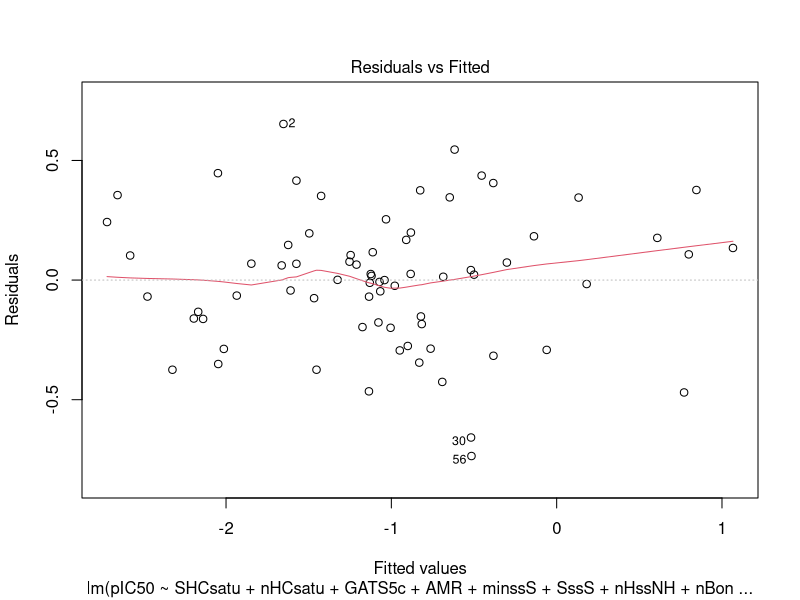
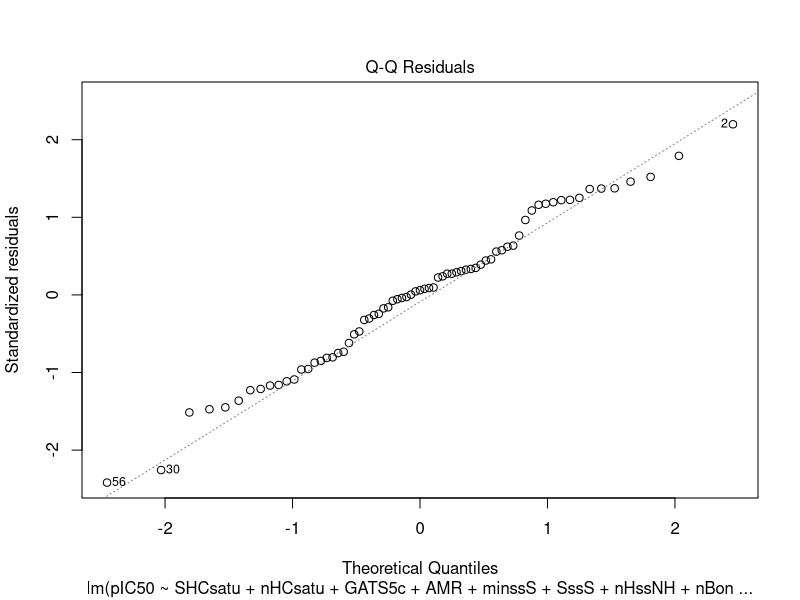
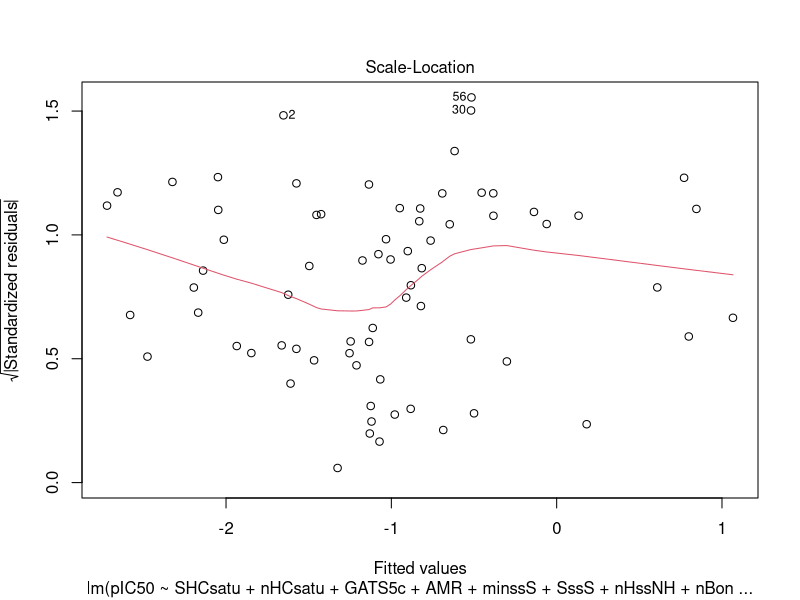
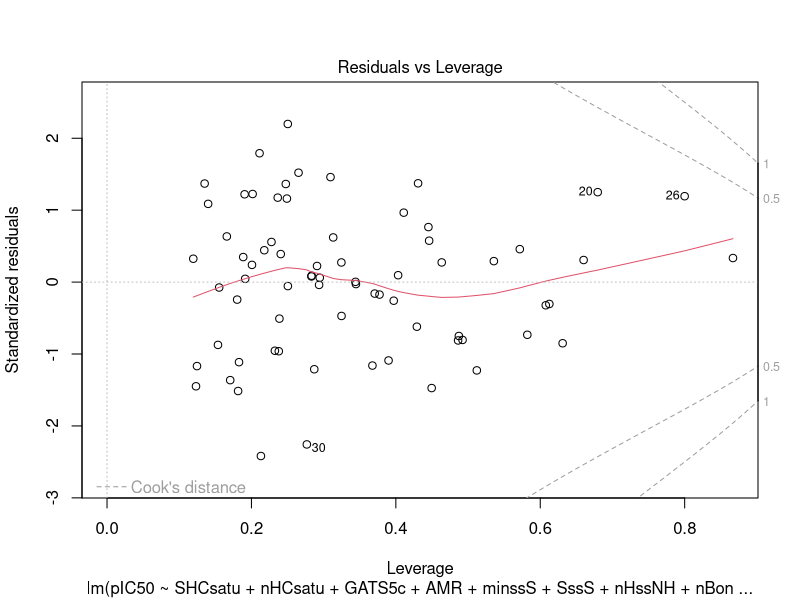
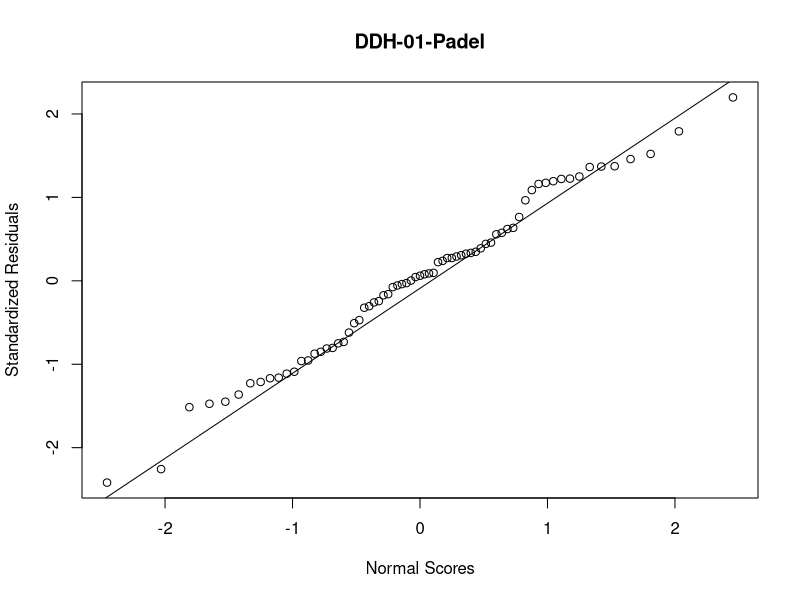
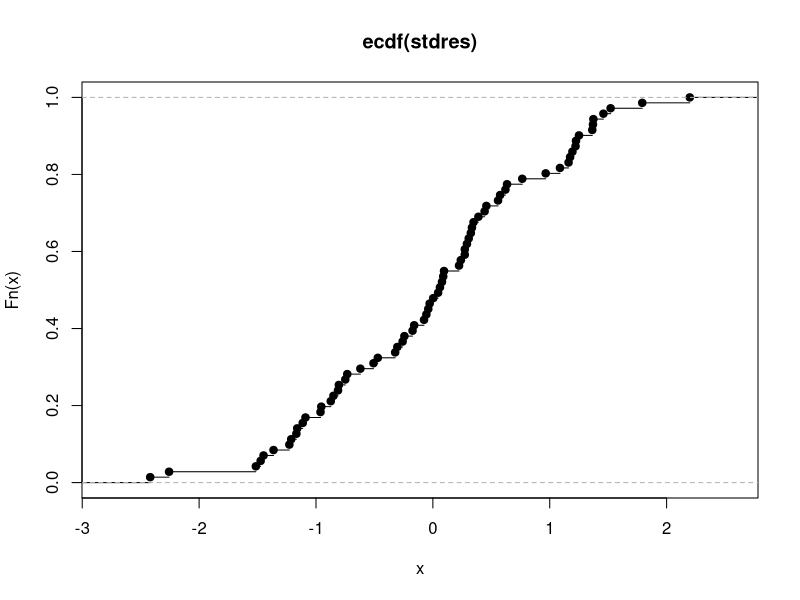
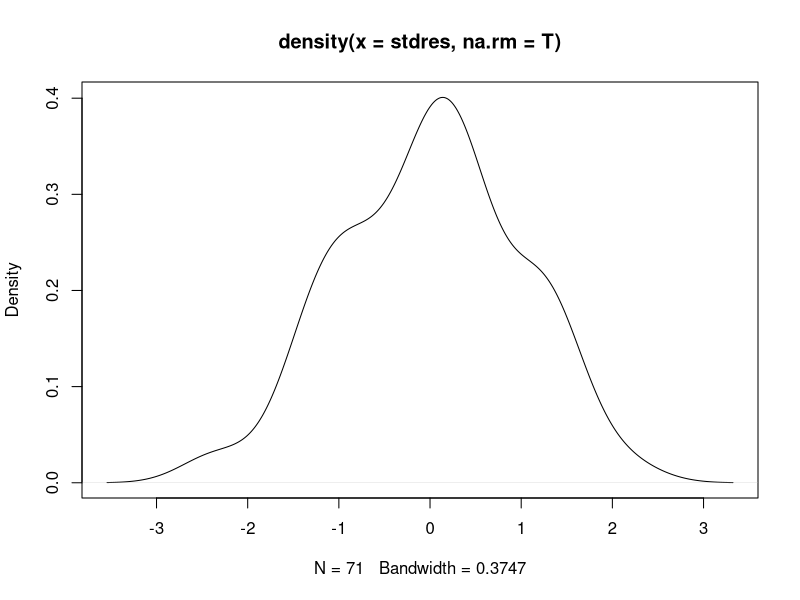

Write the R code that produced these figures, in order. (Note: this script raises an error after producing the figures.)
library(tidyverse)
library(caret)

smiles <- read_csv("smiles.csv") %>%
  mutate(pIC50 = ifelse(pIC50 == "BLINDED", NA, pIC50)) %>%
  mutate(pIC50 = as.numeric(pIC50))

padel <- read_csv("padel_descriptors_1d_2d.csv")
moldesc <- padel[, -1]
vars <- names(moldesc)

mols <- cbind(smiles, padel)

train_test_rows = which(!is.na(smiles$pIC50))

# Activity correlation
activ_cors = apply(moldesc[train_test_rows,], 2, FUN = function(v) {
  r = 0
  tryCatch({
    r = cor(smiles$pIC50[train_test_rows], v, use = "pairwise.complete.obs")
  }, finally = {return(r)})
}) 

# Select top-n vars based on correlation with activity from padel dataset
nvars = ceiling(length(train_test_rows)/1.25) * 0.7
model_vars = vars[head(sort.list(abs(activ_cors), decreasing = T), nvars)]

# Cross Correlation
x_cors = cor(moldesc[train_test_rows, model_vars])

# Train-Test split
set.seed(1000)
test_rows = sample(train_test_rows, 0.3*floor(length(train_test_rows)))
train_rows = train_test_rows[-test_rows]

# Prepare data for Regression
train_mols = cbind(smiles[train_rows,], moldesc[train_rows, model_vars])

# Step-wise regression model
lm <- lm(pIC50 ~ ., data = train_mols[ ,append(model_vars, "pIC50")])
slm <- step(lm)
summary(slm)

pval = 1
coefs <- coef(summary(slm))
final_vars <- names(which(coefs[-1,4] <= pval))

# Model Diagnostics
model <- slm
plot(model)

# R-squared and adjusted R-squared
rsq = summary(model)$r.squared
print(paste("R2 = ", rsq))

# Empirical CDF/Density and Shapiro-Wilkes test for normality of residuals
stdres = rstandard(model)
qqnorm(stdres, 
       ylab="Standardized Residuals", 
       xlab="Normal Scores", 
       main="DDH-01-Padel") 
qqline(stdres)

plot(ecdf(stdres))
plot(density(stdres, na.rm = T))
shapiro.test(stdres)

# MAE and MAPE
mae <- mean(abs(y_test - yhat_test))
print(paste("MAE = ", mae))
mape <- mean(abs((y_test - yhat_test)/y_test))
mape

# LOO-CV Q^2
yhat_cv <- sapply(1:nrow(train_mols), FUN=function(i) {
  fit <- lm(pIC50 ~ ., data = train_mols[-i,append(final_vars, "pIC50")])
  predict(fit, newdata = train_mols[i, final_vars])
})

y_train = smiles$pIC50[train_rows]

# LOO-CV residuals from rstandard help page
err_cv = rstandard(model, type="predictive")^2
PRESS <- sum(err_cv, na.rm = T)
y_cv = y[!is.nan(err_cv)]
tot_sq = sum((y_cv - mean(y_train))^2)
q_sq = 1 - PRESS/tot_sq
print(paste("LOO-Q2 = ", q_sq))

# Q2 ext F1
yhat_test <- predict(model, newdata = moldesc[test_rows, model_vars])
y_test = smiles$pIC50[test_rows]
cor(yhat_test, y_test)
plot(y_test, yhat_test)

q_sq_ext = 1.0 - sum((y_test - yhat_test)^2)/sum((y_test - mean(y_train))^2)
print(paste("Q2ext = ", q_sq_ext))

# Tropsha's Criteria
y <- smiles$pIC50[train_test_rows]
y_pred <- predict(model, newdata = moldesc[train_test_rows, model_vars])

k = sum(y * y_pred)/sum(y_pred^2)
k_dash = sum(y * y_pred)/sum(y^2)

lm_obs_pred <- lm(y ~ y_pred)
summary(lm_obs_pred)
r_sq = summary(lm_obs_pred)$r.squared
lm_obs_pred0 <- lm(y ~ y_pred - 1)
summary(lm_obs_pred0)
r0_sq = summary(lm_obs_pred0)$r.squared
print(paste("Tropsha Condition 3 = ", (r_sq-r0_sq)/r_sq, " and k = ", k))

lm_pred_obs <- lm(y_pred ~ y)
summary(lm_pred_obs)
r_dash_sq = summary(lm_pred_obs)$r.squared
lm_pred_obs0 <- lm(y_pred ~ y - 1)
summary(lm_pred_obs0)
r0_dash_sq = summary(lm_pred_obs0)$r.squared
print(paste("Tropsha Condition 4 = ", (r_dash_sq-r0_dash_sq)/r_dash_sq, " and k\' = ", k_dash))

print(paste("Tropsha Condition 4 = ", abs(r0_sq - r0_dash_sq)))















 






